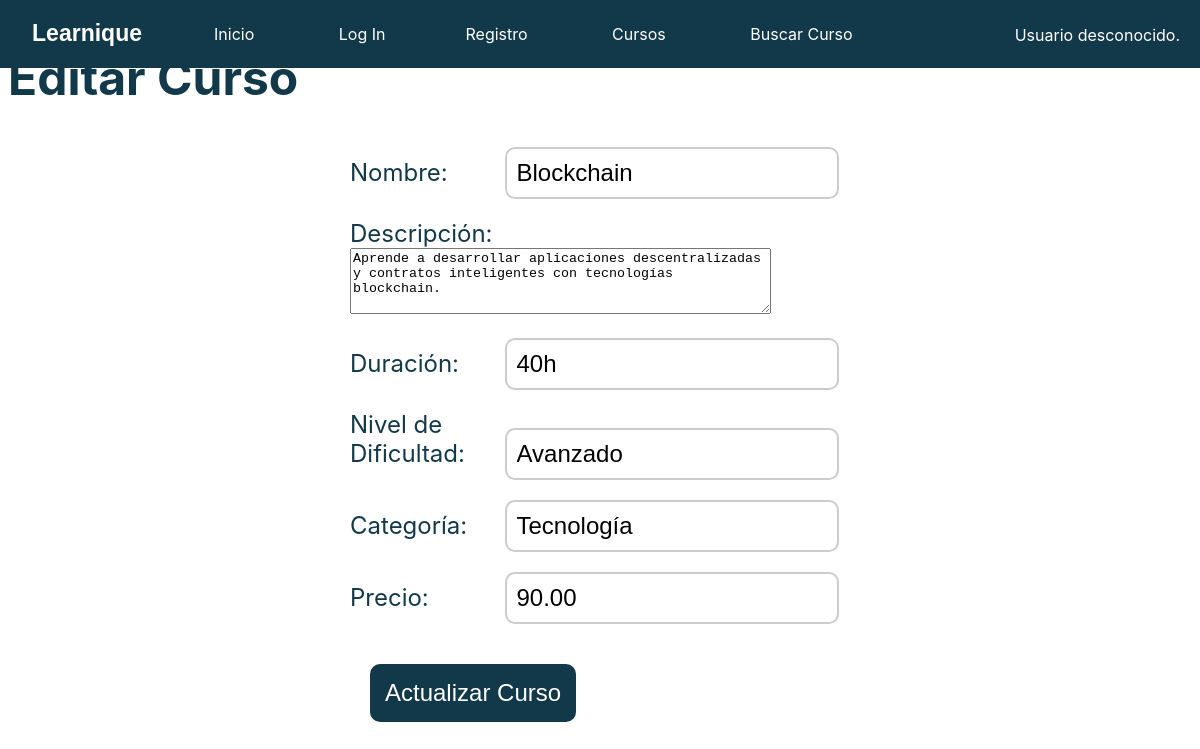
The page /prototipo_p3_g2/editar_curso.php?nombre_curso=Blockchain on the database its author committed.
### tables this page shows
CREATE TABLE IF NOT EXISTS Curso (
    nombre_curso VARCHAR(100),
    descripcion TEXT NOT NULL,
    profesor_id INT,
    fecha_creacion TIMESTAMP NOT NULL,
    duracion VARCHAR(50) NOT NULL,
    nivel_dificultad ENUM('Principiante', 'Intermedio', 'Avanzado') NOT NULL,
    categoria VARCHAR(100) NOT NULL,
    requisitos_previos TEXT,
    precio DECIMAL(10, 2),
    estado_curso ENUM('Activo', 'Inactivo', 'En desarrollo') NOT NULL,
    PRIMARY KEY (nombre_curso),
    FOREIGN KEY (profesor_id) REFERENCES Profesor(id)
);

### prototipo_p3_g2/includes/Curso.php (called while the page is built, shortened)
<?php
class Curso {
    public static function editarCurso($nombreCurso) {
        $conn = Aplicacion::getInstance()->getConexionBd();
        $query = "SELECT * FROM Curso WHERE nombre_curso = ?";
        $stmt = $conn->prepare($query);
        $stmt->bind_param("s", $nombreCurso);
        $stmt->execute();
        $result = $stmt->get_result();
        if ($result->num_rows > 0) {
            $curso = $result->fetch_assoc();
            return $curso;
        } else {
            return null;
        }
    }
}

### prototipo_p3_g2/editar_curso.php (the view, shortened to what this page needs)
<?php
$contenidoPrincipal = '';
if (isset($_GET['nombre_curso'])) {
    $nombreCurso = $_GET['nombre_curso'];
    try {
        $curso = es\ucm\fdi\aw\Curso::editarCurso($nombreCurso);
        if ($curso) {
            $contenidoPrincipal .= <<<EOS
            <div id="contenedor_editar_curso">
                <h2>Editar Curso</h2>
                <form action="actualizar_curso.php" method="POST">
                    <label for="nombre_curso">Nombre:</label>
                    <input type="text" id="nombre_curso" name="nombre_curso" value="{$curso['nombre_curso']}" required><br><br>
                    <label for="descripcion">Descripción:</label><br>
                    <textarea id="descripcion" name="descripcion" rows="4" cols="50">{$curso['descripcion']}</textarea><br><br>
                    <label for="duracion">Duración:</label>
                    <input type="text" id="duracion" name="duracion" value="{$curso['duracion']}" required><br><br>
                    <label for="nivel_dificultad">Nivel de Dificultad:</label>
                    <input type="text" id="nivel_dificultad" name="nivel_dificultad" value="{$curso['nivel_dificultad']}" required><br><br>
                    <label for="categoria">Categoría:</label>
                    <input type="text" id="categoria" name="categoria" value="{$curso['categoria']}" required><br><br>
                    <label for="precio">Precio:</label>
                    <input type="text" id="precio" name="precio" value="{$curso['precio']}" required><br><br>
                    <button type="submit" name="editar">Actualizar Curso</button>
                </form>
            </div>
            EOS;
        } else {
            $contenidoPrincipal .= '<p>Curso no encontrado.</p>';
        }
    } catch (\Exception $e) {
        $contenidoPrincipal .= '<p>Error: ' . $e->getMessage() . '</p>';
    }
} else {
    $contenidoPrincipal .= '<p>Nombre de curso no especificado.</p>';
}
require __DIR__ . '/includes/vistas/plantillas/plantilla.php';
?>

### prototipo_p3_g2/CSS/style.css (style rules this page uses)
html { font-family: 'Inter', Arial, sans-serif; background-color: white; padding: 0; color: #123949; }
button { padding: 15px; border-radius: 10px; font-size: 1.5rem; font-weight: 100; background: #123949; color: white; border: none; margin: 20px; }
h2 { font-size: 3em; }
label { display: inline-block; width: 150px; text-align: left; font-size: 1.5rem; }
input, button { border: 2px solid #ccc; border-radius: 10px; font-size: 1.5rem; padding: 10px; }
form { margin: 25px auto; width: 500px; }

### rows shown on the page
curso: nombre_curso "Blockchain", descripcion "Aprende a desarrollar aplicaciones descentralizadas y contratos inteligentes con tecnologías blockchain.", duracion "40h", nivel_dificultad "Avanzado", categoria "Tecnología", precio "90.00"

### other values the page prints
mostrarSaludo() "Usuario desconocido."
